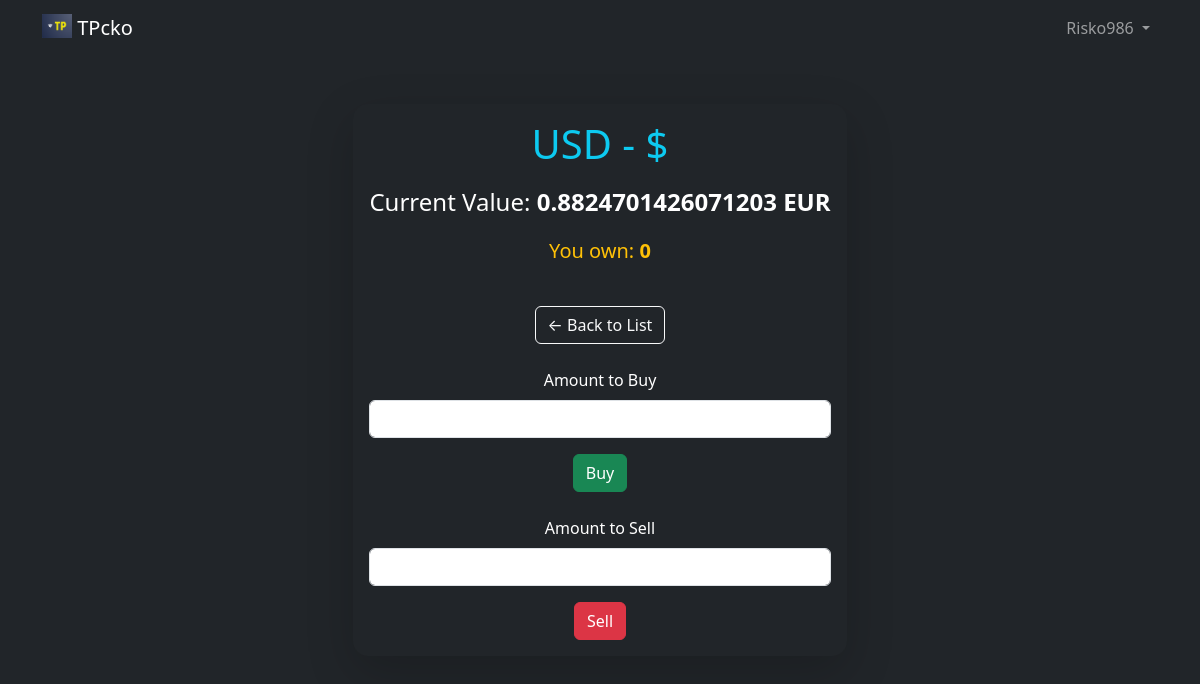
/assets/2/ (signed in), run on an earlier commit of the app's database.
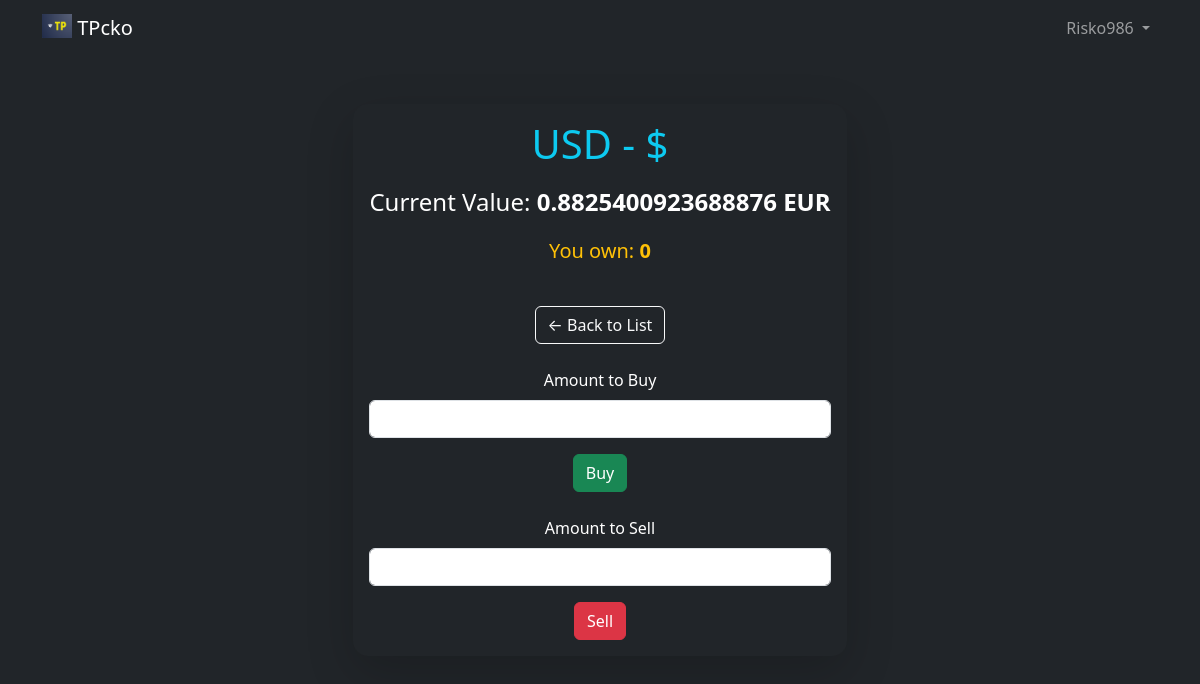
And on a later commit of the database.
### assets/models.py (models this page shows, shortened)
class Currency(models.Model):
    name = models.CharField(max_length=100)
    shortName = models.CharField(max_length=4)
    value = models.FloatField()
    symbol = models.CharField(max_length=5)

### assets/views.py (the view, shortened to what this page needs)
# urls.py: path("<int:asset_id>/", views.detail, name="detail"),
@login_required
def detail(request, asset_id):
    currency = get_object_or_404(Currency, pk=asset_id)
    user_profile: UserProfile = request.user.userprofile
    user_currency = UserCurrency.objects.filter(user_profile=user_profile, currency=currency).first()
    owned_amount = user_currency.amount if user_currency else 0
    context = {
        "currency": currency,
        "owned_amount": owned_amount,
        }
    return render(request, "assets/detail.html", context)

### assets/templates/assets/detail.html (shortened to what this page needs)
{% extends "base.html" %}
{% block content %}
  <div class="bg-dark text-light d-flex justify-content-center pt-5 px-3">
    <div class="card text-center bg-dark border-0 shadow-lg" style="max-width: 600px; border-radius: 15px;">
      <div class="card-body">
        <h1 class="card-title mb-3 text-info">{{ currency.shortName }} - {{currency.symbol}}</h1>
        <p class="fs-4 text-white card-text">Current Value: <strong>{{ currency.value }} EUR</strong></p>
        <p class="fs-5 text-warning">You own: <strong>{{ owned_amount|default:"0" }}</strong></p>
        <a href="{% url 'index' %}" class="btn btn-outline-light mt-4">← Back to List</a>
        <form method="post" action="" class="mt-4">
          <div class="mb-3">
            <label for="amount" class="form-label text-white">Amount to Buy</label>
            <input type="number" step="any" min="0.01" class="form-control" id="amount" name="amount" required>
          </div>
          <button type="submit" class="btn btn-success">Buy</button>
        </form>
        <form method="post" action="" class="mt-4">
          <div class="mb-3">
            <label for="sell_amount" class="form-label text-white">Amount to Sell</label>
            <input type="number" step="any" min="0.01" max="{{ owned_amount }}" class="form-control" id="sell_amount" name="amount" required>
          </div>
          <button type="submit" class="btn btn-danger">Sell</button>
        </form>
      </div>
    </div>
  </div>
{% endblock content %}

### templates/base.html (shortened to what this page needs)
{% load static %}
<!DOCTYPE html>
<html lang="en">
<head>
  <link href="https://cdn.jsdelivr.net/npm/bootstrap@5.3.3/dist/css/bootstrap.min.css" rel="stylesheet"
 />
  <nav class="navbar navbar-expand-lg navbar-dark bg-dark">
    <div class="container">
      <a class="navbar-brand" href="/assets">
        <img src="{% static 'images/logo.png' %}" alt="Logo" width="30" height="24"
          class="d-inline-block align-text-top" />
        TPcko
      </a>
      {% if request.user.is_authenticated %}
      <div class="collapse navbar-collapse" id="navbarNav">
        <ul class="navbar-nav ms-auto">
          <li class="nav-item dropdown">
            <a class="nav-link dropdown-toggle" href="#" id="accountDropdown" role="button" data-bs-toggle="dropdown">
              {{ user.username }}
            </a>
          </li>
        </ul>
      </div>
      {% endif %}
    </div>
  </nav>
</head>
<body class="min-vh-100 bg-dark">
  <main>{% block content %}{% endblock %}</main>
</body>
</html>

What changed in the data, as far as the page shows it:
changed Currency "USD": value "0.8824701426071203" → "0.8825400923688876"
